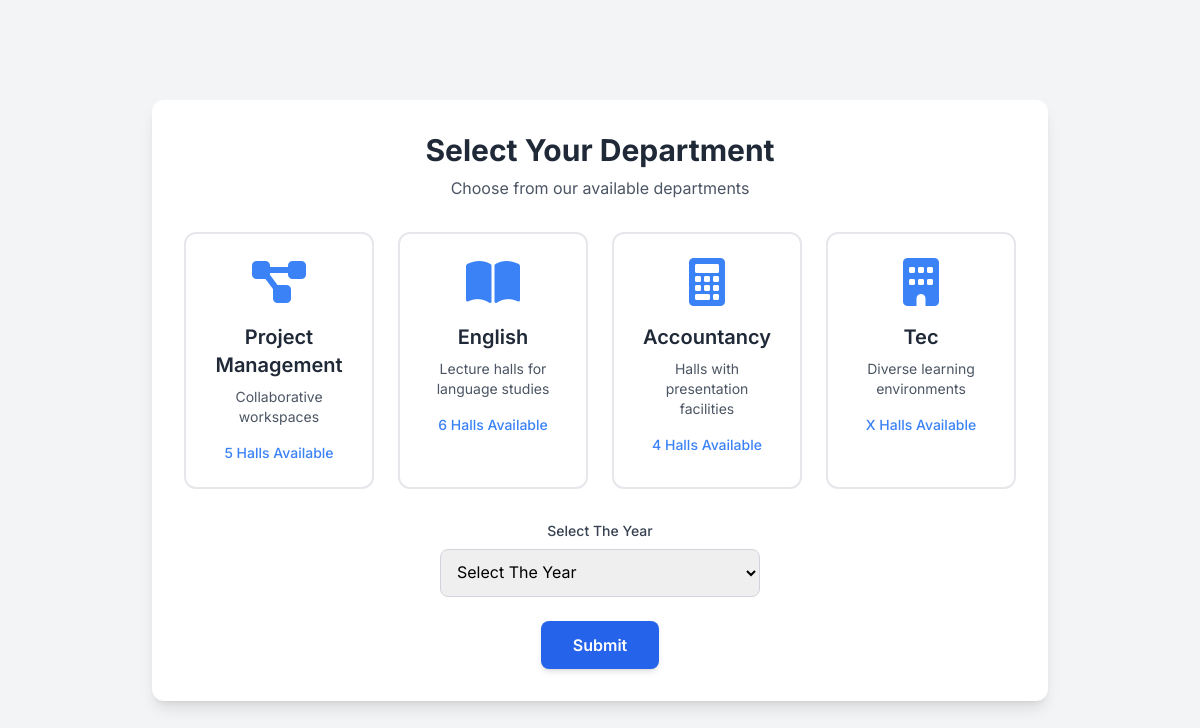
The page /department on the database as committed earlier.
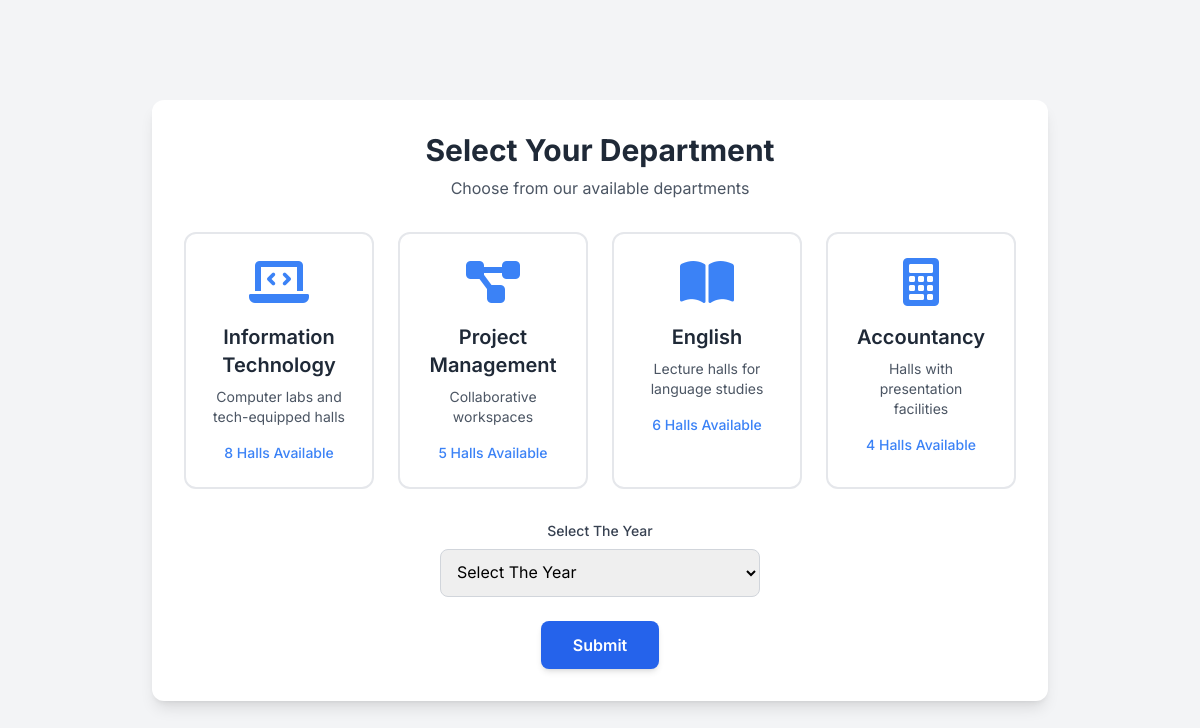
The same page on the database as committed later.
### app.py (models this page shows)
class Department(db.Model):
   id=db.Column(db.Integer,primary_key=True)
   department_name=db.Column(db.String(50),nullable=False,unique = True)

### app.py (the view)
@app.route('/department',methods = ['GET', 'POST'])
def department():
   departments = Department.query.all()
   if request.method == "POST":
      session['selected_department'] = request.form.get('faculty')
      session['selected_year'] = request.form.get('year')
      return redirect(url_for('selectDatetime'))
   return render_template('department.html',departments=departments)

### templates/department.html (shortened to what this page needs)
<!DOCTYPE html>
<html lang="en">
<head>
    <script src="https://cdn.tailwindcss.com"></script>
    <link rel="stylesheet" href="https://cdnjs.cloudflare.com/ajax/libs/font-awesome/6.0.0-beta3/css/all.min.css">
</head>
<body class="min-h-screen flex flex-col items-center justify-center p-4">
    <form action="" method="post" class="bg-white p-8 rounded-xl shadow-lg w-full max-w-4xl">
        <h1 class="text-3xl font-bold text-center text-gray-800 mb-2">Select Your Department</h1>
        <p class="text-center text-gray-600 mb-8">Choose from our available departments</p>
        <div class="grid grid-cols-1 sm:grid-cols-2 lg:grid-cols-4 gap-6 mb-8">
            {% for department in departments %}
            <label for="{{department.id}}" class="department-card cursor-pointer block p-6 border-2 border-gray-200 rounded-xl transition-all duration-300 ease-in-out hover:border-blue-400 hover:shadow-md flex flex-col items-center text-center">
                <div class="text-blue-500 text-5xl mb-4">
                    {% if department.department_name == "Information Technology" %}
                        <i class="fas fa-laptop-code"></i>
                    {% elif department.department_name == "Project Management" %}
                        <i class="fas fa-project-diagram"></i>
                    {% elif department.department_name == "English" %}
                        <i class="fas fa-book-open"></i>
                    {% elif department.department_name == "Accountancy" %}
                        <i class="fas fa-calculator"></i>
                    {% else %}
                        <i class="fas fa-building"></i>
                    {% endif %}
                </div>
                <h2 class="text-xl font-semibold text-gray-800 mb-2">{{department.department_name}}</h2>
                <p class="text-sm text-gray-600 mb-4">
                    {% if department.department_name == "Information Technology" %}
                        Computer labs and tech-equipped halls
                    {% elif department.department_name == "Project Management" %}
                        Collaborative workspaces
                    {% elif department.department_name == "English" %}
                        Lecture halls for language studies
                    {% elif department.department_name == "Accountancy" %}
                        Halls with presentation facilities
                    {% else %}
                        Diverse learning environments
                    {% endif %}
                </p>
                <a href="#" class="text-blue-500 text-sm font-medium hover:underline">
                    {% if department.department_name == "Information Technology" %}
                        8 Halls Available
                    {% elif department.department_name == "Project Management" %}
                        5 Halls Available
                    {% elif department.department_name == "English" %}
                        6 Halls Available
                    {% elif department.department_name == "Accountancy" %}
                        4 Halls Available
                    {% else %}
                        X Halls Available
                    {% endif %}
                </a>
            </label>
            {% endfor %}
        </div>
        <div class="mb-6 text-center">
            <label for="deleteYear" class="block text-gray-700 text-sm font-medium mb-2">Select The Year</label>
            <select id="deleteYear" name="year" required class="block w-full max-w-xs mx-auto p-3 border border-gray-300 rounded-lg focus:ring-blue-500 focus:border-blue-500">
                <option value="" disabled selected>Select The Year</option>
            </select>
        </div>
        <div class="text-center">
            <input type="submit" value="Submit" class="bg-blue-600 text-white px-8 py-3 rounded-lg font-semibold hover:bg-blue-700 transition-colors duration-300 cursor-pointer shadow-md">
        </div>
    </form>
</body>
</html>

### templates/department.html (style rules this page uses)
body { font-family: 'Inter', sans-serif; background-color: #f3f4f6; }

Rows that differ between the two databases and show on the page:
removed Department: department_name "Tec", shows "Diverse learning environments", shows "X Halls Available"
added Department: department_name "Information Technology", shows "Computer labs and tech-equipped halls", shows "8 Halls Available"
